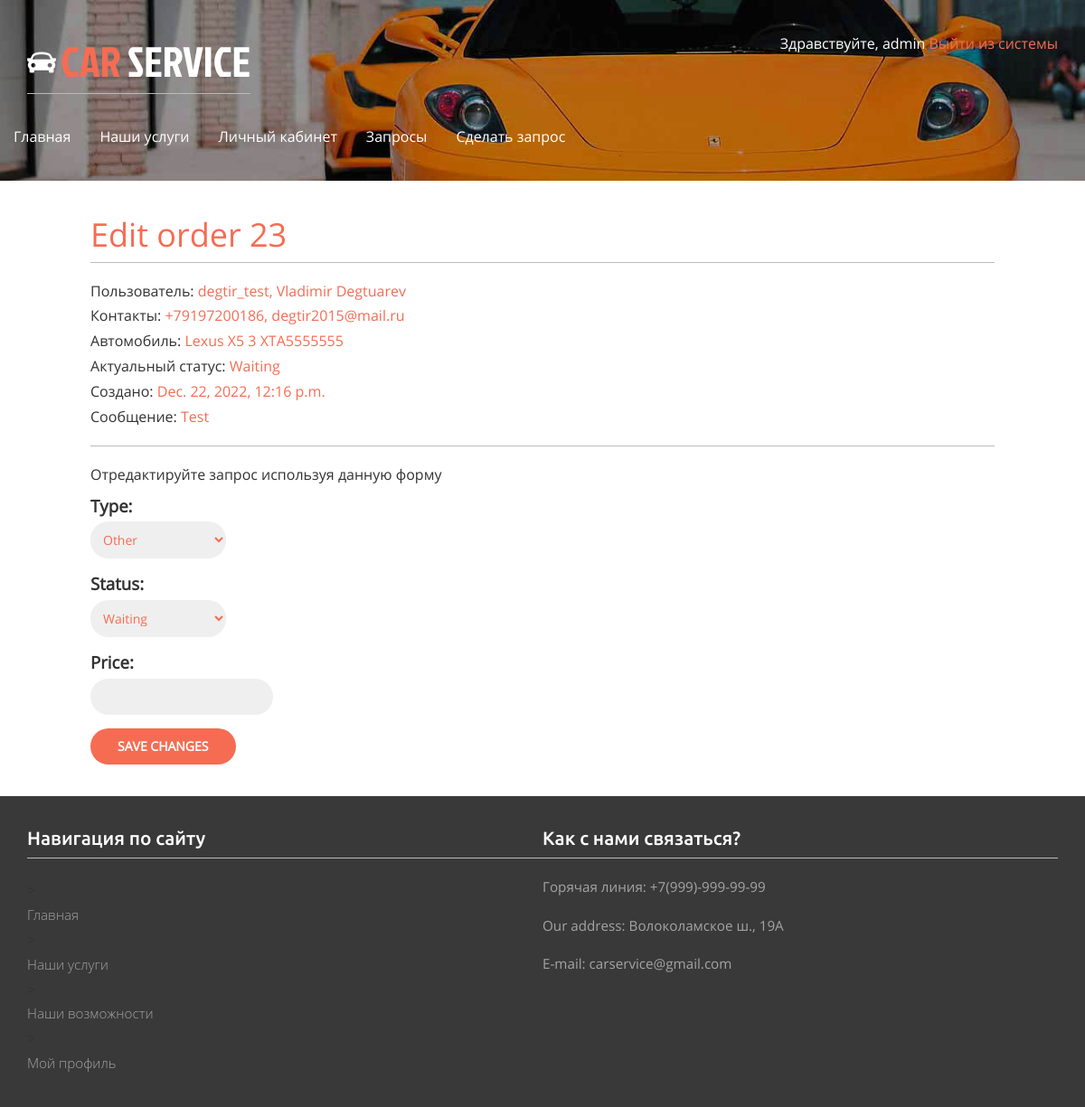
The app's page /orders/edit/23 (signed in) with its own data.
### orders/models.py (models this page shows)
class Order(models.Model):
    WORK_TYPE_CHOICES = [
        ('Live support','Live support'),
        ('Repair service', 'Repair service'),
        ('Complete care', 'Complete care'),
        ('Spare parts', 'Spare parts'),
        ('Sales service', 'Sales service'),
        ('Tyre service', 'Tyre service'),
        ('Other', 'Other')
    ]
    STATUS_CHOICES = (
        ('Waiting', 'Waiting'),
        ('In progress', 'In progress'),
        ('Completed', 'Completed'),
        ('Cancelled', 'Canceled'),
    )
    user = models.ForeignKey(User, on_delete=models.CASCADE, related_name='orders')
    profile = models.ForeignKey(Profile, on_delete=models.CASCADE, related_name='user_orders')
    date = models.ForeignKey(OrderDate, on_delete=models.CASCADE, default=1, related_name='order_dates')
    car = models.ForeignKey(Car, on_delete=models.CASCADE, related_name='cars')
    type = models.CharField(choices=WORK_TYPE_CHOICES, max_length=50, default='Other')
    created_at = models.DateTimeField(auto_now_add=True)
    closed_at = models.DateTimeField(null=True)
    status = models.CharField(choices=STATUS_CHOICES, max_length=50, default='Waiting')
    price = models.FloatField(null=True)
    message = models.TextField(max_length=250)

### account/models.py (models this page shows, shortened)
class Profile(models.Model):
    user = models.OneToOneField(settings.AUTH_USER_MODEL, on_delete=models.CASCADE)
    date_of_birth = models.DateField(blank=True, null=True)
    photo = models.ImageField(upload_to='users/%Y/%m/%d/', blank=True)
    phone = models.CharField(blank=True, max_length=20)
    address = models.CharField(blank=True, max_length=100)

class Car(models.Model):
    user = models.ForeignKey(User, on_delete=models.CASCADE, related_name='car')
    make = models.CharField(max_length=50)
    model = models.CharField(max_length=100)
    year = models.IntegerField()
    vin = models.CharField(max_length=10)

### orders/views.py (the view)
# urls.py: path('edit/<int:order_id>', views.order_edit, name='order_edit')
@login_required
@staff_member_required
def order_edit(request, order_id):
    order = Order.objects.get(id=order_id)
    if request.method == 'POST':
        prev_status = order.status
        order_form = OrderAdminForm(instance=order, data=request.POST)
        if order_form.is_valid():
            if prev_status == 'Waiting' and request.POST['status'] == 'In progress':
                car_info = order.car.make + ' ' + order.car.model + ' ' + str(order.car.year) + ' ' + order.car.vin
                subject = 'Your request accepted'
                message = "Your request for {} accepted\
                          \nWe're waiting for you {} at {}\
                          \nType: {}\
                          \nYour message: {}\
                          \nExpected order cost: {}$\
                          \nAll information about your orders is avaliable in your profile: \
                          \n{}" \
                          .format(car_info, order.date.date, str(order.date.time)[:5], order.type, order.message, order.price, request.build_absolute_uri().replace('edit/'+str(order.id), ''))
            elif prev_status == 'In progress' and request.POST['status'] == 'Completed':
                order.closed_at = datetime.datetime.now()
                car_info = order.car.make + ' ' + order.car.model + ' ' + str(order.car.year) + ' ' + order.car.vin
                subject = 'Your order completed'
                message = "Your order for {} completed\
                          \nType: {}\
                          \nYour message: {}\
                          \nOrder cost: {}$\
                          \nAll information about your orders is avaliable in your profile: \
                          \n{}"\
                          .format(car_info, order.type, order.message, order.price, request.build_absolute_uri().replace('edit/'+str(order.id), ''))
            elif prev_status == 'Waiting' and request.POST['status'] == 'Cancelled':
                car_info = order.car.make + ' ' + order.car.model + ' ' + str(order.car.year) + ' ' + order.car.vin
                subject = 'Your order cancelled'
                message = "Your request for {} cancelled\
                          \nType: {}\
                          \nYour message: {}\
                          \nAll information about your orders is avaliable in your profile: \
                          \n{}" \
                          .format(car_info, order.type, order.message, request.build_absolute_uri().replace('edit/'+str(order.id), ''))
            order_form.save()
        return HttpResponseRedirect('/orders/')
    else:
        order_form = OrderAdminForm(instance=order)
        return render(request, 'order_edit.html', {'section':'order', 'order':order, 'order_form':order_form})

### orders/forms.py
class OrderAdminForm(forms.ModelForm):
    class Meta:
        model = Order
        fields = ('type', 'status', 'price')

### orders/templates/order_edit.html (shortened to what this page needs)
{% extends "base.html" %}
{% load static %}
{% block content %}
<h1>Edit order {{order.id}}</h1>
<div class="edit-order">
    <p>Пользователь: <span>{{order.user}}, {{order.user.first_name}} {{order.user.last_name}}</span></p>
    <p>Контакты: <span> {{order.profile.phone}}, {{order.user.email}} </span></p>
    <p>Автомобиль: <span>{{order.car.make}} {{order.car.model}} {{order.car.year}} {{order.car.vin}}</span></p>
    <p>Актуальный статус: <span>{{order.status}} </span></p>
    <p>Создано: <span>{{order.created_at}}</span></p>
    <p>Сообщение: <span>{{order.message}}</span></p>
    <hr>
    <p>Отредактируйте запрос используя данную форму</p>
    <form action="/orders/edit/{{order.id}}" method="post" enctype="multipart/form-data">
        {{ order_form.as_p }}
        <p><input type="submit" value="Save changes"></p>
    </form>
</div>
{% endblock %}

### account/templates/base.html (shortened to what this page needs)
{% load static %}
<!DOCTYPE html>
<html>
    <head>
        <link href="{% static "css/bootstrap.css" %}" rel='stylesheet' type='text/css' />
        <link href="{% static "css/style.css" %}" rel='stylesheet' type='text/css' />
        <link href="{% static "css/font-awesome/css/all.css" %}" rel="stylesheet" type='text/css'/>
    </head>
    <body>
        <div class="banner banner2">
            <div class="container">
                <div class="header">
                    <div class="logo">
                        <h1><a href="{% url "main" %}"><img src="{% static "images/car.png" %}" alt=""/>CAR <span>SERVICE</span></a></h1>
                    </div>
                    <div class="top_details">
                        <p>
                            {% if request.user.is_authenticated %}
                             Здравствуйте, {{ request.user.username }}<a href="{% url "logout" %}"> Выйти из системы</a>
                            {% else %}<a href="{% url "login" %}">Войти</a>{% endif %}
                        </p>
                    </div>
                    <div class="clearfix"></div>
                </div>
                <nav class="navbar navbar-default">
                    <div class="collapse navbar-collapse nav-wil" id="bs-example-navbar-collapse-1">
                        <ul class="nav navbar-nav">
                            <li {% if section == "main" %} class="active"{% endif %}><a href="/main/">Главная</a></li>
                            <li {% if section == "services" %} class="active"{% endif %}><a href="{% url "services" %}">Наши услуги</a></li>
                            <li {% if section == "profile" %} class="active"{% endif %}><a href="{% url "profile" %}">Личный кабинет</a></li>
                            <li {% if section == "orders" %} class="active"{% endif %}><a href="/orders/">Запросы</a></li>
                            <li {% if section == "appointment" %} class="active"{% endif %}><a href="/orders/appointment">Сделать запрос</a></li>
                        </ul>
                    </div>
                 </nav>
            </div>
        </div>
        <div id="content">
        {% block content %}{% endblock %}
        </div>
        <div class="footer2">
            <div class="container">
            <div class="ftr2-grids">
              <div class="col-md-6 ftr2-grid1">
                 <h3>Навигация по сайту</h3>
                 <ul>
                    <li>{% if section == "main" %} class="active"{% endif %}><a href="/main/">Главная</a></li>
                    <li>{% if section == "services" %} class="active"{% endif %}><a href="{% url "services" %}">Наши услуги</a>
                    <li>{% if section == "appointment" %} class="active"{% endif %}><a href="/orders/appointment">Наши возможности</a></li>
                    <li>{% if section == "profile" %} class="active"{% endif %}><a href="{% url "profile" %}">Мой профиль</a></li>
                 </ul>
             </div>
             <div class="col-md-6 ftr6-grid3">
                 <h3>Как с нами связаться?</h3>
                <p>Горячая линия: +7(999)-999-99-99</p>
                <p>Our address: Волоколамское ш., 19A</p>
                <p>E-mail: carservice@gmail.com</p>
             </div>
             <div class="clearfix"></div>
        </div>

### account/static/css/style.css (style rules this page uses)
h4, h5, h6, h1, h2, h3 { border-bottom:1px solid #bbb; padding:0 0 10px 0; margin:20px 0 20px 0; color:#f66c53; }
ul, ol { margin: 0; padding:0; }
p { margin: 5px 0px; font-size: 12pt; }
.navbar-nav { margin: -15px; margin-bottom: 10px; }
select { width: 15%; }
html, body { font-family: 'OpenSans-Regular'; font-size: 100%; background: #ffffff; }
hr { background-color: #bbb; height: 1px; }
.info span, .car span, .order span, .edit-order span, .search span { color:#f66c53; }
h1 { border-bottom:1px solid #bbb; padding:0 0 10px 0; margin:10px 0 20px 0; color:#f66c53; }
input[type=submit], button, a.button { font-weight:bold; background:#f66c53; color:#fff; padding: 10px 30px; font-size:14px; text-transform:uppercase; border: 0; border-radius: 20px; margin: 0px 0px; }
#content { padding: 30px 100px ; }
form { overflow:auto; }
form p { width:100%; overflow:auto; font-size: 14pt; }
label { float:left; clear:both; color:#333; margin-bottom:4px; }
input[type="text"], input[type="password"], input[type="email"], input[type="file"], input[type="number"], textarea, select { clear:both; float:left; margin:0 0 10px; background:#efefef; border:0; font-size:14px; border-radius: 20px; padding: 10px 10px; border: 0px solid #f66c53; color:#f66c53; }
body a { transition:0.5s all; -webkit-transition:0.5s all; -moz-transition:0.5s all; -o-transition:0.5s all; -ms-transition:0.5s all; text-decoration: none; color: #f66c53; }
.banner { background:url(../images/bg3.jpg) no-repeat 0px -120px; background-size:cover; min-height:800px; }
.header { margin-top:2em; }
.logo { float:left; }
.logo h1 a { color:#F66C53; text-decoration:none; font-family:'JockeyOne-Regular'; font-size:1.3em; }
.logo h1 a img { margin-right:5px; vertical-align:initial; }
.logo h1 a span { color:#fff; }
.top_details { float:right; }
.top_details p { color:#fff; margin-bottom:0.5em; }
.navbar-default { background:none; border:none; }
.navbar-default ul li { display:inline-block; }
.navbar-default ul li a { display:block; color:#fff; text-decoration:none; padding:0 2em 0 0; }
.navbar-default .navbar-nav > li > a { color:#fff; }
.navbar-collapse { padding:0; }
.navbar { margin:2em 0; }
.footer2 { background:#393939; padding-bottom: 1em; }
.ftr2-grid1 { padding:1em 0; }
.ftr6-grid3 { padding: 1em 0; }
.ftr2-grid1 h3 { color:#fff; font-size:1.3em; font-weight:300; font-family: 'Ubuntu-Medium'; }
.ftr2-grid1 ul { margin:1.5em 0 0em 0; }
.ftr2-grid1 ul li { display:block; }
.ftr2-grid1 ul li a { display:block; padding:5px 0; color:#a4a4a4; font-size:0.95em; font-weight:300; text-decoration:none; font-family: 'Open Sans', sans-serif; }
.ftr6-grid3 h3 { color: #fff; font-size: 1.3em; font-family: 'Ubuntu-Medium'; }
.ftr6-grid3 p { margin-top:1.3em; color:#a4a4a4; font-size:0.95em; line-height:1.5em; }
.banner2 { background: url(../images/bg3.jpg) no-repeat 0px -375px; background-size: cover; min-height: 200px; max-height: 200px; }

### records on screen
Order: id "23", user "degtir_test", user.first_name "Vladimir", user.last_name "Degtuarev", profile.phone "+79197200186", user.email "degtir2015@mail.ru", car.make "Lexus", car.model "X5", car.year "3", car.vin "XTA5555555", status "Waiting", created_at "Dec. 22, 2022, 12:16 p.m.", message "Test"

### other values on screen
{{ request.user.username }} "admin"
